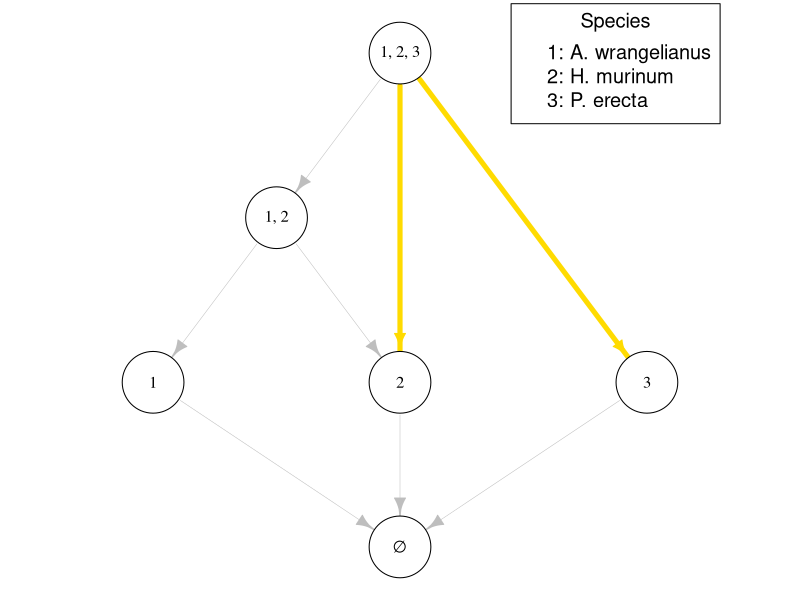
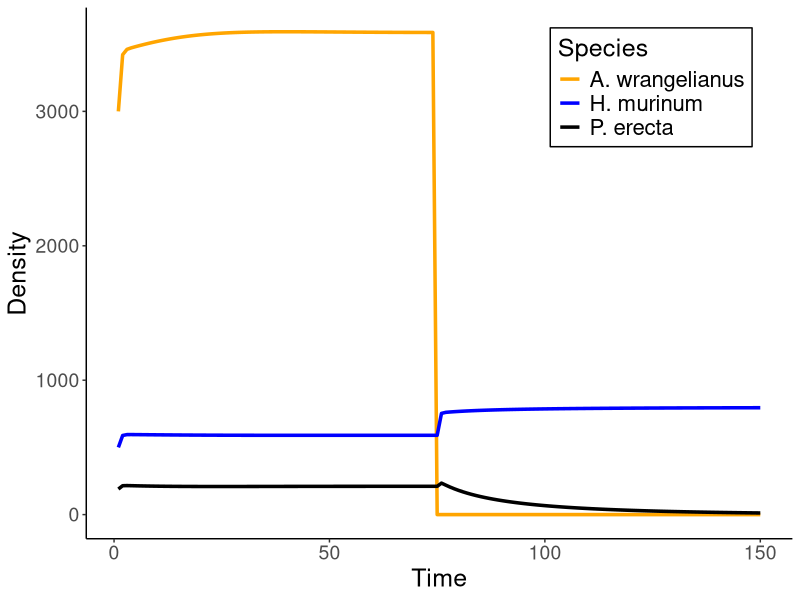
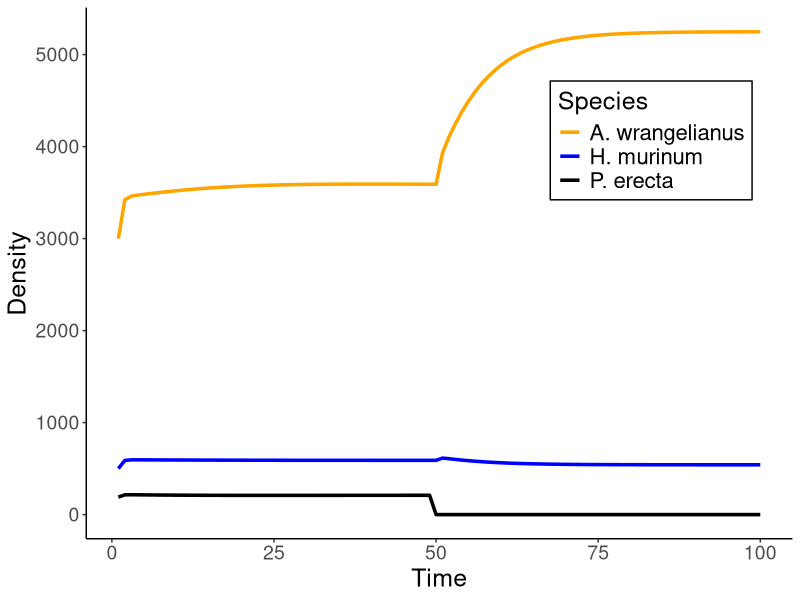

These charts were generated, in order, by the following R code:
### Figure 1
### Author: Joe Brennan test

library('tidyverse')
library(igraph)

# First bit of code from Van Dyke et al, 2022 code

# # read in data
# s_g_data <- read.csv("./data/s_g_data.csv")
# 
# # Extract parameters
# s = s_g_data$s
# g = s_g_data$g
# 
# final_output <- read.csv("./data/final_output_nls_boot_1000.csv")
# final_output$treatment <- factor(final_output$treatment, levels = c(1, 2))
# 
# # Calculate the mean lambda values for each species at different treatments
# lambda_summary <- final_output %>%
#   group_by(focal, treatment) %>%
#   summarize(mean_lambda = mean(lambda, na.rm = TRUE))
# 
# lambda.ambient = lambda_summary$mean_lambda[lambda_summary$treatment==1]
# 
# nls_boot_pairs <- read.csv("./output/nls_boot_pairs_1000_full_model.csv")
# 
# A.ambient = matrix(nls_boot_pairs$alpha[nls_boot_pairs$treatment==1], nrow=6,ncol=6)
# A.ambient.names = matrix(paste0(nls_boot_pairs$focal[nls_boot_pairs$treatment==1],'.',nls_boot_pairs$competitor[nls_boot_pairs$treatment==1]), nrow=6, ncol=6)

# Define colors for disassembly graph
cols = c('white', '#FFDB00', 'white', 'white', 'white', 'black', '#FFDB00', 'black')

# Create matrix of invasion growth rates for the annual plant model
plant.IS = function(A,g,s,lambda, tolerance=1e-14){
  
  k=dim(A)[1] # number of species
  C=list() # list to hold all the feasible (i.e. non-negative entries) equilibria of the model
  C[[1]]=rep(0,k) # the origin as the first equilibrium Note: for replicator equation will need the first k equilibria to be the vertices (1,0,0,..0), (0,1,0,...,0) etc
  no.C=1 # counter to keep track of the number of feasible equilibria
  # find all the feasible equilibria
  for(i in 1:k){ #loop for the number of species supported by the equilibrium. Note: for replicator this will start with 2 instead of 1
    temp=combn(1:k,i) # a matrix of all the possible configurations of communities with i species
    k2=dim(temp)[2] # the number of configurations
    for(j in 1:k2){ # loop through the configurations
      I=temp[,j] # pull out the j-th configuration
      xtemp=solve(a = A[I,I],b= lambda[I] * g[I] / (1 - s[I]*(1-g[I]))-1, tol = tolerance)/g[I] # solve for the equilibrium restricted to the species in I
      if(min(xtemp)>0){ # make sure all entries are positive i.e. a new feasible equilibrium
        no.C=no.C+1 # update counter
        xtemp2=C[[1]] # grab the zero vector to fill out the feasible equilibrium for all k species Note: this should be changed to the zero vector for the replicator
        xtemp2[I]=xtemp # fill in the non-zero entries
        C[[no.C]]=xtemp2 # set as the next element in the list
      }
    }
  }
  # create the invasion scheme matrix
  IS=matrix(NA,length(C),k) # matrix to hold all the per-capita growth rates
  for(i in 1:length(C)){
    IS[i,]=log(s*(1-g) + g*lambda /(1 + ((A %*% (g*C[[i]]))))) # i-th row corresponds to all the per-capita growth rates at the i-th feasible equilibrium
  }
  IS[which(abs(IS)<tolerance)]=0 # set to zero based on the tolerance
  return(IS)
  
}

# Focus on community of interest
# A = A.ambient[c(1,3,4), c(1,3,4)]
# g = g[c(1,3,4)]
# s = s[c(1,3,4)]
# lambda = lambda.ambient[c(1,3,4)]

A = rbind(c(0.27290462, 0.9415389, 0.5590646),
          c(0.13755487, 0.9483990,0.1599514),
          c(0.08483079, 1.0221670, 0.4161495))
g = c(0.2240310, 0.6666667, 0.6029647)
s = c(0.2625463, 0.0450000, 0.6215016)
lambda = c(2351.5366, 745.9973, 654.6758)

# Species names
abbr.spp = c('A. wrangelianus', 'H. murinum', 'P. erecta')

# Get the invasion scheme - matrix of invasion growth rates
IS = plant.IS(A,g,s,lambda)

# Create community disassembly graph
alternate.disassembly.graph = function(IS){ 
  
  n=dim(IS)[1] # number of communities
  composition=list()
  edge.label = c() # list of edge labels detailing which invader leads to transition
  for(i in 1:n)composition[[i]]=which(IS[i,]==0)

  
  # Create matrix of zeroes, will be adjacency matrix for disassembly graph
  mat = matrix(data = 0, nrow = nrow(IS), ncol = nrow(IS))
  label.edge.mat = mat
  
  # Loop through each community
  for (i in 1:nrow(IS)){
    
    # extract community composition for community i
    temp.community = which(IS[i,]==0)
    
    # Identify which community are subsets of S
    #index = which(rowSums(IS[-i,setdiff(1:ncol(IS), temp.community)]!=0)==length(setdiff(1:ncol(IS), temp.community)))
    if (length(setdiff(1:ncol(IS), temp.community))>1) candidates = which(rowSums(IS[-i,setdiff(1:ncol(IS), temp.community)]!=0)==length(setdiff(1:ncol(IS), temp.community)))
    if (length(setdiff(1:ncol(IS), temp.community))==1) candidates = which((IS[-i,setdiff(1:ncol(IS), temp.community)]!=0)==length(setdiff(1:ncol(IS), temp.community)))
    if ((i == nrow(IS)) & (all(IS[nrow(IS),]==rep(0,ncol(IS))))) candidates = 1:nrow(IS)
    
    # loop through each candidate and ensure it is a possible disassembled community
    for (j in 1:length(candidates)){
      
      # Extract community composition of the j-th candidate community
      T.temp = which(IS[candidates[j],]==0)
      
      # consider case with only one species difference
      if (length(setdiff(temp.community,T.temp))==1){
        mat[i,candidates[j]] = 1
        label.edge.mat[i,candidates[j]] = setdiff(temp.community,T.temp)
      }
      
      #consider case with multiple species difference
      if (length(setdiff(temp.community, T.temp))>1 & sum(IS[candidates[j], setdiff(temp.community, T.temp)]>0)==1){
        
        mat[i,candidates[j]] = 1
        label.edge.mat[i,candidates[j]] = setdiff(temp.community, T.temp)[which(IS[candidates[j], setdiff(temp.community, T.temp)]>0)]
        
      }
      
      # consider case where multiple species difference but all neg IGR
      if (length(setdiff(temp.community, T.temp))>1 & sum(IS[candidates[j],  setdiff(temp.community, T.temp)]>0)==0){
        
        mat[i, candidates[j]] = 1
        label.edge.mat[i,candidates[j]] = paste(setdiff(temp.community, T.temp), collapse = ',')
        
      }
      
    }
    
  }
  
  # turn edge label matrix into array for graphing
  edge.label = c()
  
  # add each row in matrix into single array
  for (i in 1:nrow(label.edge.mat)){
    edge.label = c(edge.label, label.edge.mat[i,])
  }
  
  # only include entries that are actual labels, i.e. all non-zero numbers
  index = which(edge.label!=0)
  edge.label = edge.label[index]
  
  return(list(adj.mat=mat,edge.label = edge.label, IS = IS, composition=composition))
  
}

# Create disassembly graph for the specific model
out=alternate.disassembly.graph(IS)

plot.disassembly.graph=function(out,clear.out=c(),bend.factor=0.75,cols,impermanent.weight=0.172549,multiple.invasion.edge.weight=0.5,vlx=1,elx=1){
  
  IG=out$adj.mat
  IS=out$IS
  composition = out$composition
  number.species = 1:ncol(IS)
  out$edge.label <- paste0("-", out$edge.label)
  
  # create graph
  g=graph_from_adjacency_matrix(IG)
  # get edge vertex info: column 1 = tail, 2 = tip
  edges_data_frame <- get.data.frame(g, what = "edges")
  
  # Compute the number of species in each community
  community_sizes <- sapply(out$composition, length)
  
  # Find edges where species richness decreases by more than 1
  edges_large_drop <- edges_data_frame[community_sizes[edges_data_frame$from] - community_sizes[edges_data_frame$to] > 1, ]
  edges_large_drop$label = out$edge.label[as.numeric(rownames(edges_large_drop))]
  edges_large_drop$fromcomp = out$composition[edges_large_drop$from]
  edges_large_drop$tocomp = out$composition[edges_large_drop$to]
  
  index = setdiff(1:length(out$edge.label), as.numeric(rownames(edges_large_drop)))
  
  out$edge.label = '' # no edge labels for this
  
  # create edge widths based on one versus multiple invasion
  for(i in 1:nrow(edges_data_frame)){
    E(g)$weight[i] = multiple.invasion.edge.weight
    E(g)$color[i] = "gray"  # Default to gray (single species loss)
    
    SS = composition[[edges_data_frame[i, 1]]]
    TT = composition[[edges_data_frame[i, 2]]]
    
    # If edge represents a multiple species loss, make it yellow
    if (any(edges_large_drop$from == edges_data_frame[i, 1] & edges_large_drop$to == edges_data_frame[i, 2])) {
      E(g)$color[i] = cols[2]  # Yellow for multiple loss
    }
    
    if (is.element(edges_data_frame[i, 2], clear.out)) {
      E(g)$color[i] = NA
    }
  }
  # create the reordered version of the graph (by edge weight that is used ultimately for the plotting
  g2 <- make_graph(as.vector(t(get.edgelist(g)[order(E(g)$weight),])))
  # Compute the number of species in each community
  community_sizes <- sapply(composition, length)
  
  # Order nodes by number of species
  sorted_indices <- order(community_sizes)
  
  # Recompute xvals and yvals
  k <- length(composition)
  xvals <- numeric(k)
  yvals <- numeric(k)
  
  lengths <- table(community_sizes)  # Counts of each community size
  max_length <- max(lengths)
  
  counter <- 1
  for (i in 0:max(community_sizes)) {
    num_in_level <- lengths[as.character(i)]
    if (is.na(num_in_level)) next
    
    for (j in 1:num_in_level) {
      xvals[counter] <- j + (max_length - num_in_level) / 2  # Center alignment
      x.temp <- 2 * xvals[counter] / max_length - 1
      yvals[counter] <- i * 1.2  
      # Height based on species count
      counter <- counter + 1
    }
  }
  
  # move 1,2 to left a little
  xvals[5] = xvals[5]-0.5
  
  # community names
  v.name=c(expression(symbol("\306")))
  for(i in 2:k){
    temp=composition[[i]]
    v.name=c(v.name,paste(unlist(temp),collapse=", "))
  }
  for(i in clear.out)v.name[i]=""
  
  V(g)$name=v.name
  
  vertex.frame.cols=rep(cols[6],k)
  vertex.label.cols=rep(cols[6],k)
  vertex.shapes=rep("circle",k)
  vcols = rep('white', k)
  for(i in clear.out){
    vcols[i]=NA
    vertex.frame.cols[i]=NA
    vertex.label.cols[i]=cols[5]
    for(j in which(edges_data_frame$to==i)){E(g)$color[j]=NA}
  }
  
  # assign properties to the reordered graph g2
  E(g2)$color <- E(g)$color[order(E(g)$weight)]
  E(g2)$weight<-E(g)$weight[order(E(g)$weight)]
  E(g2)$weight[as.numeric(rownames(edges_large_drop))] = 5
  
  V(g2)$name <-v.name
  par(mar=c(0,0,0,0))
  plot(g2,vertex.color=vcols,edge.width=E(g2)$weight,
       vertex.size = 25,
       vertex.frame.color=vertex.frame.cols,vertex.shape=vertex.shapes,
       vertex.label.color=vertex.label.cols,layout=cbind(xvals,yvals),
       vertex.label.cex=vlx, edge.label.font=2, edge.arrow.size=0.9, edge.label = out$edge.label,edge.label.cex=elx,edge.label.color=cols[9], edge.arrow.size = 1.5) 
}

# plot specific disassemly graph
plot.disassembly.graph(out,cols=cols)

# Create legend
species_numbers <- seq_along(abbr.spp)
legend_labels <- paste(species_numbers, abbr.spp, sep=": ")
legend(x=0.45, y=1.2, legend = legend_labels, col="black", text.col="black", bty="o", cex=1.2, title = 'Species')

############################################################################################################################################

# Figure 3B. Simulation showing secondary extinction

# Secondary Extinction of P. erecta when A. wrangelanius is lost

# Set initial conditions
init = c(3000, 500, 190)

# length of time
iterations = 150

# initialize matrix to contain the time series
mat = matrix(NA, nrow=iterations, ncol=length(init))
mat[1,]=init

# Simulate
for (i in 2:nrow(mat)){
  mat[i,] = s*(1-g)*mat[i-1,] + lambda*g*mat[i-1,] / (1 + A %*% (g*mat[i-1,]))
  if (i==75) mat[i,1]=0 # extinction event
}

mat = cbind(mat, 1:iterations)
colnames(mat) = c("A. wrangelianus", "H. murinum", "P. erecta", 'Iterations')

# create dataframe for plotting
df <- mat %>%
  as.data.frame() %>%
  pivot_longer(cols = -Iterations, names_to = "Species", values_to = "Abundance")

# plot
ggplot(df, aes(x = Iterations, y = Abundance, color = Species)) +
  scale_color_manual(
    values = c("A. wrangelianus" = "orange", "H. murinum" = "blue", "P. erecta" = "black")) +
  geom_line(size = 1.2) +
  theme_classic() +
  labs(x = "Time",
       y = "Density") +
  theme(legend.position = c(0.8, 0.85),
        legend.title = element_text(size = 18),
        legend.text = element_text(size = 16),
        legend.background = element_rect(color = "black", fill = NA),
        axis.title.x = element_text(size = 18),
        axis.title.y = element_text(size = 18),
        axis.text.x = element_text(size = 14),  
        axis.text.y = element_text(size = 14))

###############################################################################################################

# Fig 3c. Show A. wrangelanius and H. murinum is -P. erecta community

# set intiial conditions
init = c(3000, 500, 190)

# set number of iterations
iterations = 100

# initialize matrix to hold time series
mat = matrix(NA, nrow=iterations, ncol=length(init))
mat[1,]=init

# simulate the dynamics
for (i in 2:nrow(mat)){
  mat[i,] = s*(1-g)*mat[i-1,] + lambda*g*mat[i-1,] / (1 + A %*% (g*mat[i-1,]))
  if (i==50) mat[i,3]=0
}

mat = cbind(mat, 1:iterations)
colnames(mat) = c("A. wrangelianus", "H. murinum", "P. erecta", 'Iterations')

# create dataframe for plotting
df <- as.data.frame(mat) %>%
  pivot_longer(cols = -Iterations, names_to = "Species", values_to = "Abundance") 

# plot
ggplot(df, aes(x = Iterations, y = Abundance, color = Species)) +
  scale_color_manual(
    values = c("A. wrangelianus" = "orange", "H. murinum" = "blue", "P. erecta" = "black")) +
  geom_line(size = 1.2) +
  theme_classic() +
  labs(x = "Time",
       y = "Density") +
  theme(legend.position = c(0.8, 0.75),
        legend.title = element_text(size = 18),
        legend.text = element_text(size = 16),
        legend.background = element_rect(color = "black", fill = NA),
        axis.title.x = element_text(size = 18),
        axis.title.y = element_text(size = 18),
        axis.text.x = element_text(size = 14),  
        axis.text.y = element_text(size = 14))
